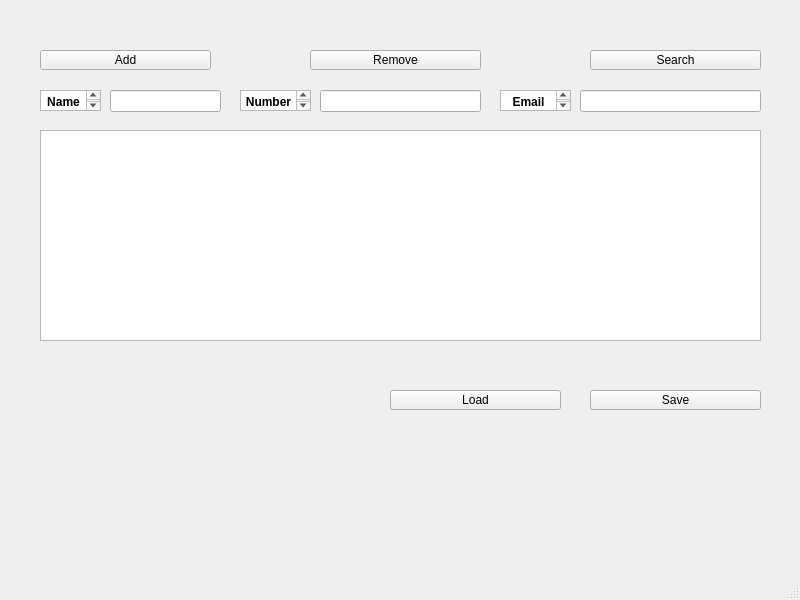
<?xml version="1.0" encoding="UTF-8"?>
<ui version="4.0">
 <class>MainWindow</class>
 <widget class="QMainWindow" name="MainWindow">
  <property name="geometry">
   <rect>
    <x>0</x>
    <y>0</y>
    <width>800</width>
    <height>600</height>
   </rect>
  </property>
  <property name="windowTitle">
   <string>MainWindow</string>
  </property>
  <property name="autoFillBackground">
   <bool>false</bool>
  </property>
  <widget class="QWidget" name="centralwidget">
   <widget class="QLineEdit" name="name_line">
    <property name="geometry">
     <rect>
      <x>110</x>
      <y>90</y>
      <width>111</width>
      <height>22</height>
     </rect>
    </property>
   </widget>
   <widget class="QPushButton" name="add_pButton">
    <property name="geometry">
     <rect>
      <x>40</x>
      <y>50</y>
      <width>171</width>
      <height>20</height>
     </rect>
    </property>
    <property name="text">
     <string>Add</string>
    </property>
   </widget>
   <widget class="QPushButton" name="remove_pButton">
    <property name="geometry">
     <rect>
      <x>310</x>
      <y>50</y>
      <width>171</width>
      <height>20</height>
     </rect>
    </property>
    <property name="text">
     <string>Remove</string>
    </property>
   </widget>
   <widget class="QPushButton" name="search_pButton">
    <property name="geometry">
     <rect>
      <x>590</x>
      <y>50</y>
      <width>171</width>
      <height>20</height>
     </rect>
    </property>
    <property name="text">
     <string>Search</string>
    </property>
   </widget>
   <widget class="QTextBrowser" name="name_txt">
    <property name="geometry">
     <rect>
      <x>40</x>
      <y>90</y>
      <width>61</width>
      <height>21</height>
     </rect>
    </property>
    <property name="html">
     <string>&lt;!DOCTYPE HTML PUBLIC &quot;-//W3C//DTD HTML 4.0//EN&quot; &quot;http://www.w3.org/TR/REC-html40/strict.dtd&quot;&gt;
&lt;html&gt;&lt;head&gt;&lt;meta name=&quot;qrichtext&quot; content=&quot;1&quot; /&gt;&lt;style type=&quot;text/css&quot;&gt;
p, li { white-space: pre-wrap; }
&lt;/style&gt;&lt;/head&gt;&lt;body style=&quot; font-family:'Gulim'; font-size:9pt; font-weight:400; font-style:normal;&quot;&gt;
&lt;p align=&quot;center&quot; style=&quot; margin-top:0px; margin-bottom:0px; margin-left:0px; margin-right:0px; -qt-block-indent:0; text-indent:0px;&quot;&gt;&lt;span style=&quot; font-weight:600;&quot;&gt;Name&lt;/span&gt;&lt;/p&gt;&lt;/body&gt;&lt;/html&gt;</string>
    </property>
   </widget>
   <widget class="QTextBrowser" name="pnum_txt">
    <property name="geometry">
     <rect>
      <x>240</x>
      <y>90</y>
      <width>71</width>
      <height>21</height>
     </rect>
    </property>
    <property name="html">
     <string>&lt;!DOCTYPE HTML PUBLIC &quot;-//W3C//DTD HTML 4.0//EN&quot; &quot;http://www.w3.org/TR/REC-html40/strict.dtd&quot;&gt;
&lt;html&gt;&lt;head&gt;&lt;meta name=&quot;qrichtext&quot; content=&quot;1&quot; /&gt;&lt;style type=&quot;text/css&quot;&gt;
p, li { white-space: pre-wrap; }
&lt;/style&gt;&lt;/head&gt;&lt;body style=&quot; font-family:'Gulim'; font-size:9pt; font-weight:400; font-style:normal;&quot;&gt;
&lt;p align=&quot;center&quot; style=&quot; margin-top:0px; margin-bottom:0px; margin-left:0px; margin-right:0px; -qt-block-indent:0; text-indent:0px;&quot;&gt;&lt;span style=&quot; font-weight:600;&quot;&gt;Number&lt;/span&gt;&lt;/p&gt;&lt;/body&gt;&lt;/html&gt;</string>
    </property>
   </widget>
   <widget class="QLineEdit" name="number_line">
    <property name="geometry">
     <rect>
      <x>320</x>
      <y>90</y>
      <width>161</width>
      <height>22</height>
     </rect>
    </property>
   </widget>
   <widget class="QTextBrowser" name="email_txt">
    <property name="geometry">
     <rect>
      <x>500</x>
      <y>90</y>
      <width>71</width>
      <height>21</height>
     </rect>
    </property>
    <property name="html">
     <string>&lt;!DOCTYPE HTML PUBLIC &quot;-//W3C//DTD HTML 4.0//EN&quot; &quot;http://www.w3.org/TR/REC-html40/strict.dtd&quot;&gt;
&lt;html&gt;&lt;head&gt;&lt;meta name=&quot;qrichtext&quot; content=&quot;1&quot; /&gt;&lt;style type=&quot;text/css&quot;&gt;
p, li { white-space: pre-wrap; }
&lt;/style&gt;&lt;/head&gt;&lt;body style=&quot; font-family:'Gulim'; font-size:9pt; font-weight:400; font-style:normal;&quot;&gt;
&lt;p align=&quot;center&quot; style=&quot; margin-top:0px; margin-bottom:0px; margin-left:0px; margin-right:0px; -qt-block-indent:0; text-indent:0px;&quot;&gt;&lt;span style=&quot; font-weight:600;&quot;&gt;Email&lt;/span&gt;&lt;/p&gt;&lt;/body&gt;&lt;/html&gt;</string>
    </property>
   </widget>
   <widget class="QLineEdit" name="email_line">
    <property name="geometry">
     <rect>
      <x>580</x>
      <y>90</y>
      <width>181</width>
      <height>22</height>
     </rect>
    </property>
   </widget>
   <widget class="QListView" name="contact_listView">
    <property name="geometry">
     <rect>
      <x>40</x>
      <y>130</y>
      <width>721</width>
      <height>211</height>
     </rect>
    </property>
   </widget>
   <widget class="QPushButton" name="load_pButton">
    <property name="geometry">
     <rect>
      <x>390</x>
      <y>390</y>
      <width>171</width>
      <height>20</height>
     </rect>
    </property>
    <property name="text">
     <string>Load</string>
    </property>
   </widget>
   <widget class="QPushButton" name="save_pButton">
    <property name="geometry">
     <rect>
      <x>590</x>
      <y>390</y>
      <width>171</width>
      <height>20</height>
     </rect>
    </property>
    <property name="text">
     <string>Save</string>
    </property>
   </widget>
  </widget>
  <widget class="QMenuBar" name="menubar">
   <property name="geometry">
    <rect>
     <x>0</x>
     <y>0</y>
     <width>800</width>
     <height>21</height>
    </rect>
   </property>
  </widget>
  <widget class="QStatusBar" name="statusbar"/>
 </widget>
 <resources/>
 <connections/>
</ui>
